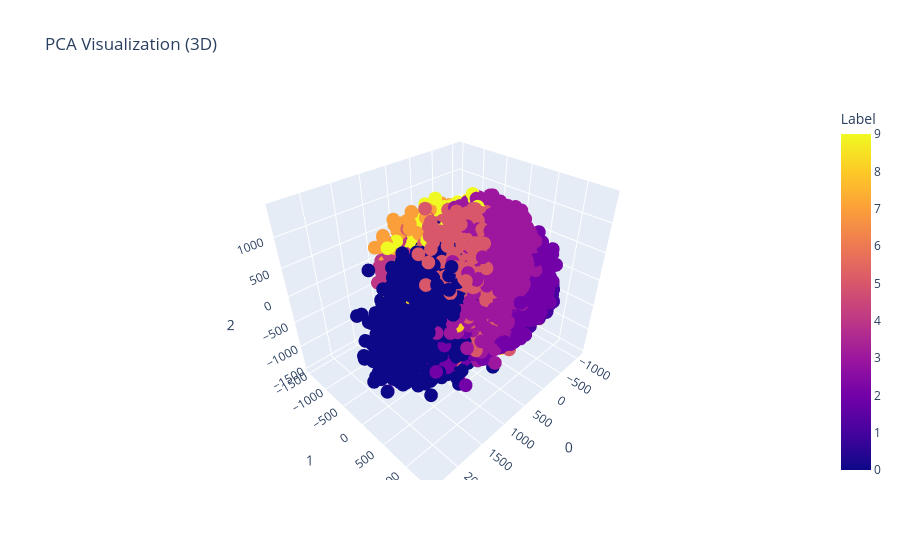

Source (notebook cell):
### Markdown cell above
## Now, let's visualize these

### Code cell
import plotly.express as px
from sklearn.decomposition import PCA

pca = PCA(n_components=3);
X_pca = pca.fit_transform(X);

X_pca = pd.DataFrame(X_pca);
X_pca['Label'] = y


# Plot
fig = px.scatter_3d(
    X_pca,
    x=0,
    y=1,
    z=2,
    color='Label',
    title='PCA Visualization (3D)')

fig.show()

### Figure 1 — Plotly figure (JSON) as saved in the notebook; plotly's stock layout.template omitted (floating-point values rounded to 4 significant figures; data arrays with more than 128 entries replaced by an {"elided": "..."} marker saying what was removed)
{"data": [{"hovertemplate": "0=%{x}<br>1=%{y}<br>2=%{z}<br>Label=%{marker.color}<extra></extra>", "legendgroup": "", "marker": {"color": {"elided": "42000 int values"}, "coloraxis": "coloraxis", "symbol": "circle"}, "mode": "markers", "name": "", "scene": "scene", "showlegend": false, "type": "scatter3d", "x": {"elided": "42000 float values"}, "y": {"elided": "42000 float values"}, "z": {"elided": "42000 float values"}}], "layout": {"coloraxis": {"colorbar": {"title": {"text": "Label"}}, "colorscale": [[0, "#0d0887"], [0.1111, "#46039f"], [0.2222, "#7201a8"], [0.3333, "#9c179e"], [0.4444, "#bd3786"], [0.5556, "#d8576b"], [0.6667, "#ed7953"], [0.7778, "#fb9f3a"], [0.8889, "#fdca26"], [1, "#f0f921"]]}, "legend": {"tracegroupgap": 0}, "scene": {"domain": {"x": [0, 1], "y": [0, 1]}, "xaxis": {"title": {"text": "0"}}, "yaxis": {"title": {"text": "1"}}, "zaxis": {"title": {"text": "2"}}}, "title": {"text": "PCA Visualization (3D)"}}}
